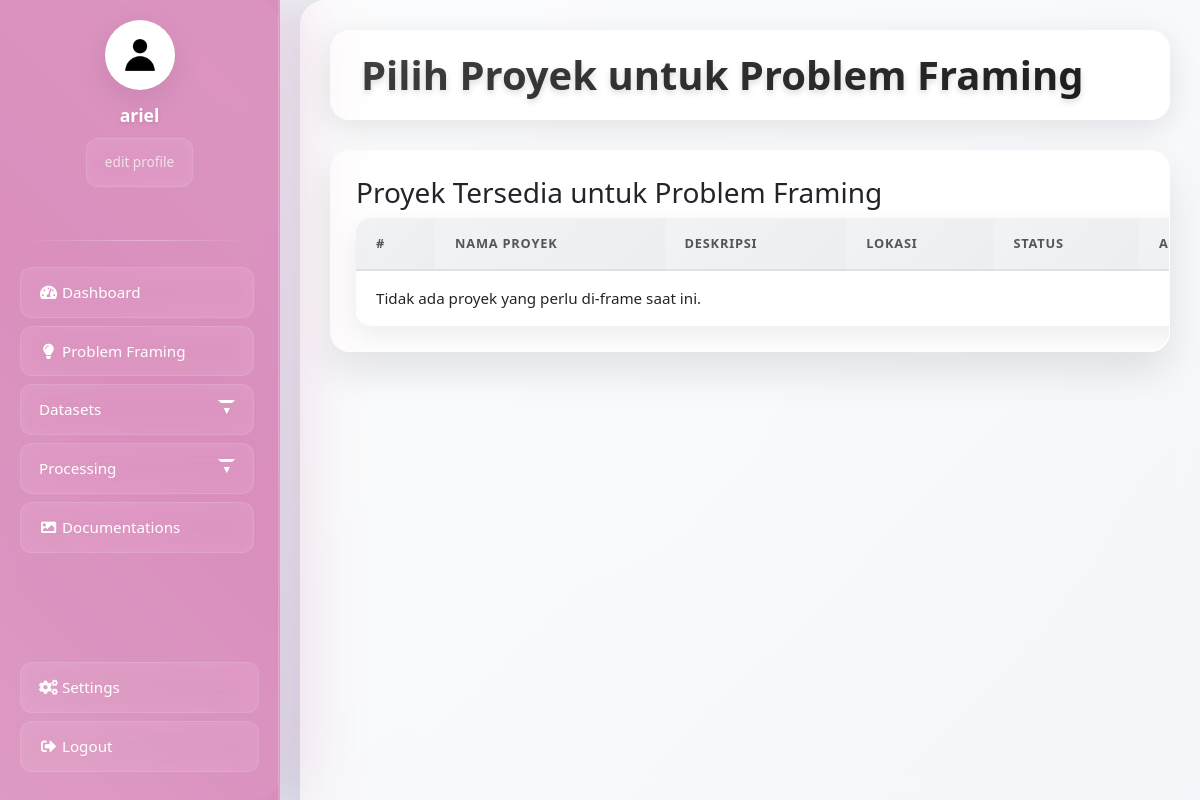
The page /problem-framing/select-project/ (signed in) on the database as committed earlier.
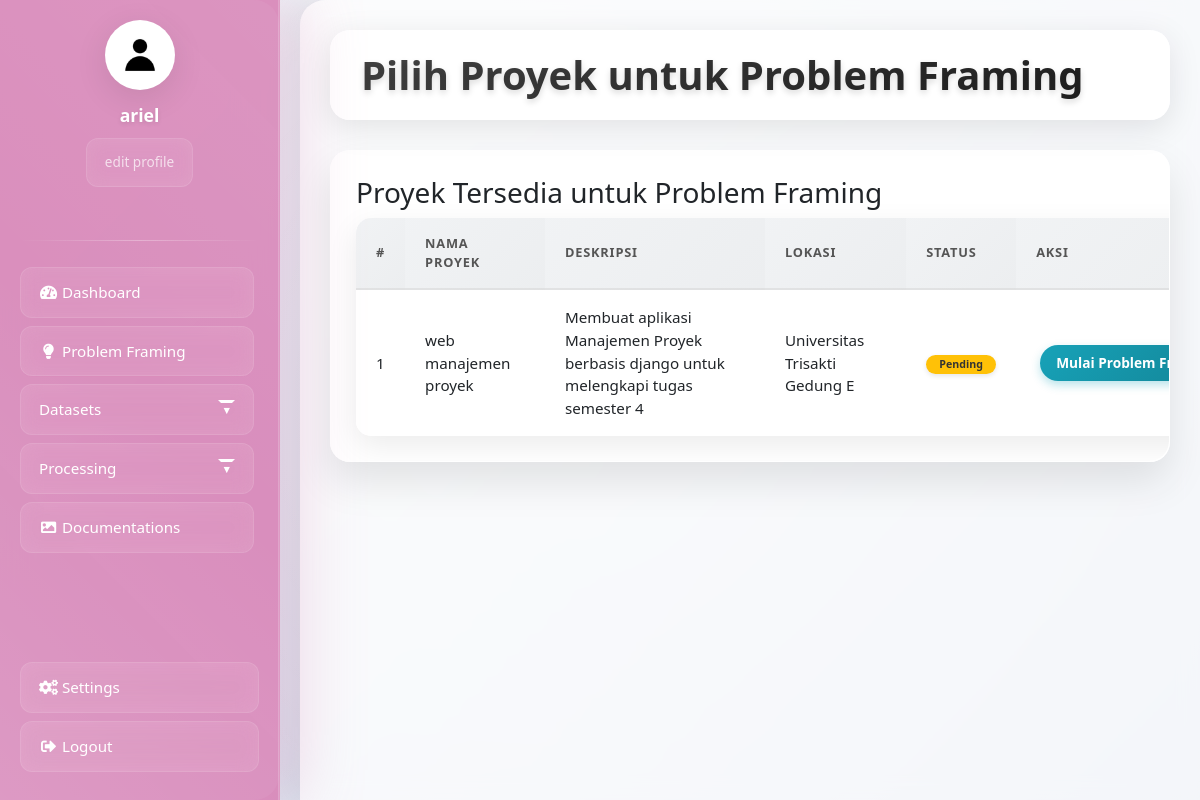
The same page on the database as committed later.
### projek/models.py (models this page shows, shortened)
class Project(models.Model):
    external_id = models.CharField(max_length=255, unique=True, null=True, blank=True)
    STATUS_CHOICES = [
        ('Ongoing', 'Ongoing'),
        ('Stop', 'Stop'),
        ('Done', 'Done'),
    ]
    name = models.CharField(max_length=200, verbose_name="Nama Proyek")
    description = models.TextField(verbose_name="Deskripsi Proyek")
    location = models.CharField(max_length=255, verbose_name="Lokasi")
    start_date = models.DateField(verbose_name="Tanggal Mulai")
    end_date = models.DateField(verbose_name="Tanggal Selesai")
    supervisor = models.CharField(max_length=255, verbose_name="Supervisor Proyek", blank=True, null=True)
    status = models.CharField(max_length=50, choices=STATUS_CHOICES, default='Pending', verbose_name="Status")
    created_at = models.DateTimeField(auto_now_add=True)
    updated_at = models.DateTimeField(auto_now=True)
    class Meta:
        ordering = ['-start_date'] # Urutkan proyek dari yang terbaru
        verbose_name = "Proyek"
        verbose_name_plural = "Proyek"

### projek/views.py (the view)
# urls.py: path('problem-framing/select-project/', views.select_problem_framings, name='select_project_for_framing'), # Pilih proyek untuk PF
@login_required
def select_problem_framings(request):
    projects_for_framing = Project.objects.filter(problem_framing__isnull=True).order_by('name')
    context = {
        'projects': projects_for_framing,
        'page_title': 'Pilih Proyek untuk Problem Framing'
    }
    return render(request, 'problem_framing/select_problem_framing.html', context)

### projek/templates/problem_framing/select_problem_framing.html (shortened to what this page needs)
{% extends 'base.html' %}
{% load static %}
{% block content %}
<link rel="stylesheet" href="{% static 'css/dashboard.css'%}">
<div class="dashboard-content-wrapper">
    <div class="dashboard-header">
        <h2 class="dashboard-title">{{ page_title }}</h2>
    </div>
    <div class="dashboard-panel">
        <h3>Proyek Tersedia untuk Problem Framing</h3>
        <table class="intelligence-entry">
            <thead>
                <tr>
                    <th>#</th>
                    <th>Nama Proyek</th>
                    <th>Deskripsi</th>
                    <th>Lokasi</th>
                    <th>Status</th>
                    <th>Aksi</th>
                </tr>
            </thead>
            <tbody>
                {% for project in projects %}
                <tr>
                    <td>{{ forloop.counter }}</td>
                    <td>{{ project.name }}</td>
                    <td>{{ project.description|truncatechars:100 }}</td>
                    <td>{{ project.location }}</td>
                    <td>
                        <span class="status-badge status-{{ project.status|lower }}">
                            {{ project.status }}
                        </span>
                    </td>
                    <td class="actions">
                        <a href="{% url 'projek:create_problem_framing' project.pk %}" class="btn btn-sm btn-info">Mulai Problem Framing</a>
                    </td>
                </tr>
                {% empty %}
                <tr>
                    <td colspan="6">Tidak ada proyek yang perlu di-frame saat ini.</td>
                </tr>
                {% endfor %}
            </tbody>
        </table>
    </div>
</div>
{% endblock %}

Rows that differ between the two databases and show on the page:
now on this page (row edited): Project: name "web manajemen proyek", description "Membuat aplikasi Manajemen Proyek berbasis django untuk melengkapi tugas semester 4", location "Universitas Trisakti Gedung E", status "Pending"
Other text that changed with them:
text no longer shown: "Tidak ada proyek yang perlu di-frame saat ini."
